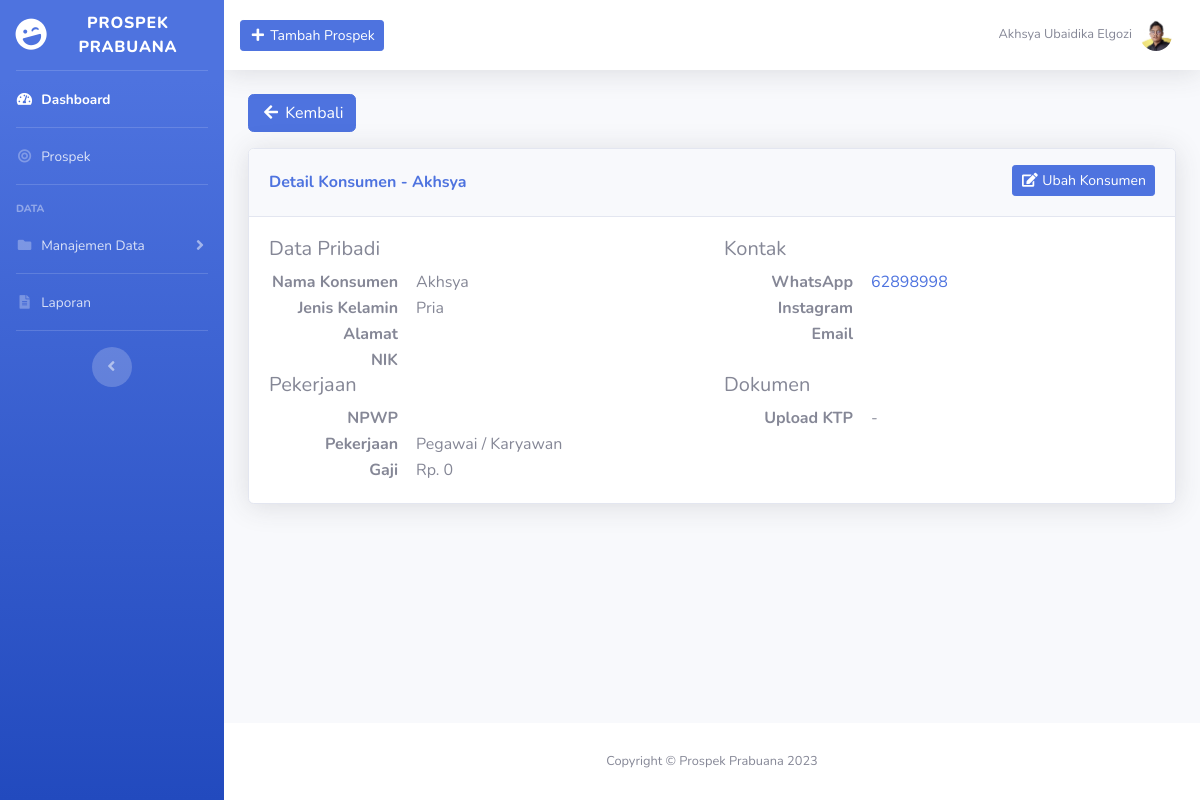
Page /detail_konsumen.php?id_konsumen=2 on the committed database.
### tables this page shows
CREATE TABLE `konsumen` (
  `id_konsumen` int(11) NOT NULL,
  `nama_konsumen` varchar(50) NOT NULL,
  `jenis_kelamin` enum('pria','wanita') NOT NULL,
  `alamat` text DEFAULT NULL,
  `nik` varchar(16) DEFAULT NULL,
  `npwp` varchar(20) DEFAULT NULL,
  `whatsapp` varchar(30) NOT NULL,
  `instagram` varchar(30) DEFAULT NULL,
  `email` varchar(100) DEFAULT NULL,
  `pekerjaan` enum('pegawai / karyawan','profesional','wiraswasta / swasta / pemilik') NOT NULL,
  `gaji` int(11) DEFAULT NULL,
  `upload_ktp` text DEFAULT NULL
);

### detail_konsumen.php (the view, shortened to what this page needs)
<?php
    require_once 'koneksi.php';
    $id_konsumen = $_GET['id_konsumen'];
    $konsumen = mysqli_query($koneksi, "SELECT * FROM konsumen WHERE id_konsumen = '$id_konsumen'");
    $dk = mysqli_fetch_assoc($konsumen);
?>
<!DOCTYPE html>
<html lang="en">
<head>
    <?php include_once 'include/head.php'; ?>
</head>
<body id="page-top">
    <div id="wrapper">
        <?php include_once 'include/sidebar.php'; ?>
        <div id="content-wrapper" class="d-flex flex-column">
            <div id="content">
                <?php include_once 'include/topbar.php'; ?>
                <div class="container-fluid">
                    <a href="konsumen.php" class="mb-3 btn btn-primary"><i class="fas fa-fw fa-arrow-left"></i> Kembali</a>
                    <div class="align-items-center justify-content-between mb-4">
                        <div class="card shadow mb-4">
                            <div class="card-header py-3">
                                <div class="row">
                                    <div class="col head-left">
                                        <h6 class="mt-2 font-weight-bold text-primary">Detail Konsumen - <?= $dk['nama_konsumen']; ?></h6>
                                    </div>
                                    <div class="col head-right">
                                        <button type="button" class="btn btn-sm btn-primary"  data-toggle="modal" data-target="#ubahKonsumenModal"><i class="fas fa-fw fa-edit"></i> Ubah Konsumen</button>
                                    </div>
                                </div>
                            </div>
                            <div class="card-body">
                                <div class="row">
                                    <div class="col-lg-6">
                                        <h5>Data Pribadi</h5>
                                        <table>
                                            <tr>
                                                <th style="width: 130px" class="text-right">Nama Konsumen</th>
                                                <td style="width: 1rem"></td>
                                                <td><?= $dk['nama_konsumen']; ?></td>
                                            </tr>
                                            <tr>
                                                <th style="width: 130px" class="text-right">Jenis Kelamin</th>
                                                <td style="width: 1rem"></td>
                                                <td><?= ucwords($dk['jenis_kelamin']); ?></td>
                                            </tr>
                                            <tr>
                                                <th style="width: 130px" class="text-right">Alamat</th>
                                                <td style="width: 1rem"></td>
                                                <td><?= $dk['alamat']; ?></td>
                                            </tr>
                                            <tr>
                                                <th style="width: 130px" class="text-right">NIK</th>
                                                <td style="width: 1rem"></td>
                                                <td><?= $dk['nik']; ?></td>
                                            </tr>
                                        </table>
                                    </div>
                                    <div class="col-lg-6">
                                        <h5>Kontak</h5>
                                        <table>
                                            <tr>
                                                <th style="width: 130px" class="text-right">WhatsApp</th>
                                                <td style="width: 1rem"></td>
                                                <td><a href="https://wa.me/<?= $dk['whatsapp']; ?>" target="_blank"><?= $dk['whatsapp']; ?></a></td>
                                            </tr>
                                            <tr>
                                                <th style="width: 130px" class="text-right">Instagram</th>
                                                <td style="width: 1rem"></td>
                                                <td><a href="https://instagram.com/<?= $dk['instagram']; ?>" target="_blank"><?= $dk['instagram']; ?></a></td>
                                            </tr>
                                            <tr>
                                                <th style="width: 130px" class="text-right">Email</th>
                                                <td style="width: 1rem"></td>
                                                <td><a href="mailto:<?= $dk['email']; ?>" target="_blank"><?= $dk['email']; ?></a></td>
                                            </tr>
                                        </table>
                                    </div>
                                </div>
                                <div class="row">
                                    <div class="col-lg-6">
                                        <h5>Pekerjaan</h5>
                                        <table>
                                            <tr>
                                                <th style="width: 130px" class="text-right">NPWP</th>
                                                <td style="width: 1rem"></td>
                                                <td><?= $dk['npwp']; ?></td>
                                            </tr>
                                            <tr>
                                                <th style="width: 130px" class="text-right">Pekerjaan</th>
                                                <td style="width: 1rem"></td>
                                                <td><?= ucwords($dk['pekerjaan']); ?></td>
                                            </tr>
                                            <tr>
                                                <th style="width: 130px" class="text-right">Gaji</th>
                                                <td style="width: 1rem"></td>
                                                <td>Rp. <?= str_replace(",", ".", number_format($dk['gaji'])); ?></td>
                                            </tr>
                                        </table>
                                    </div>
                                    <div class="col-lg-6">
                                        <h5>Dokumen</h5>
                                        <table>
                                            <tr>
                                                <th style="width: 130px" class="text-right">Upload KTP</th>
                                                <td style="width: 1rem"></td>
                                                <?php if ($dk['upload_ktp']): ?>
                                                    <td><a href="data/ktp/<?= $dk['upload_ktp']; ?>" target="_blank"><?= $dk['upload_ktp']; ?></a></td>
                                                <?php else: ?>
                                                    <td>-</td>
                                                <?php endif ?>
                                            </tr>
                                        </table>
                                        <table>
                                            <tr>
                                                <td>
                                                </td>
                                            </tr>
                                        </table>
                                    </div>
                                </div>
                            </div>
                        </div>
                    </div>
                </div>
            </div>
            <?php include_once 'include/footer.php'; ?>
        </div>
    </div>
</body>
</html>

### css/style.css (style rules this page uses)
.head-left { text-align: left; }
.head-right { text-align: right; }

### rows in the picture
konsumen: nama_konsumen "Akhsya", jenis_kelamin "Pria", whatsapp "62898998", pekerjaan "Pegawai / Karyawan", gaji "0"
